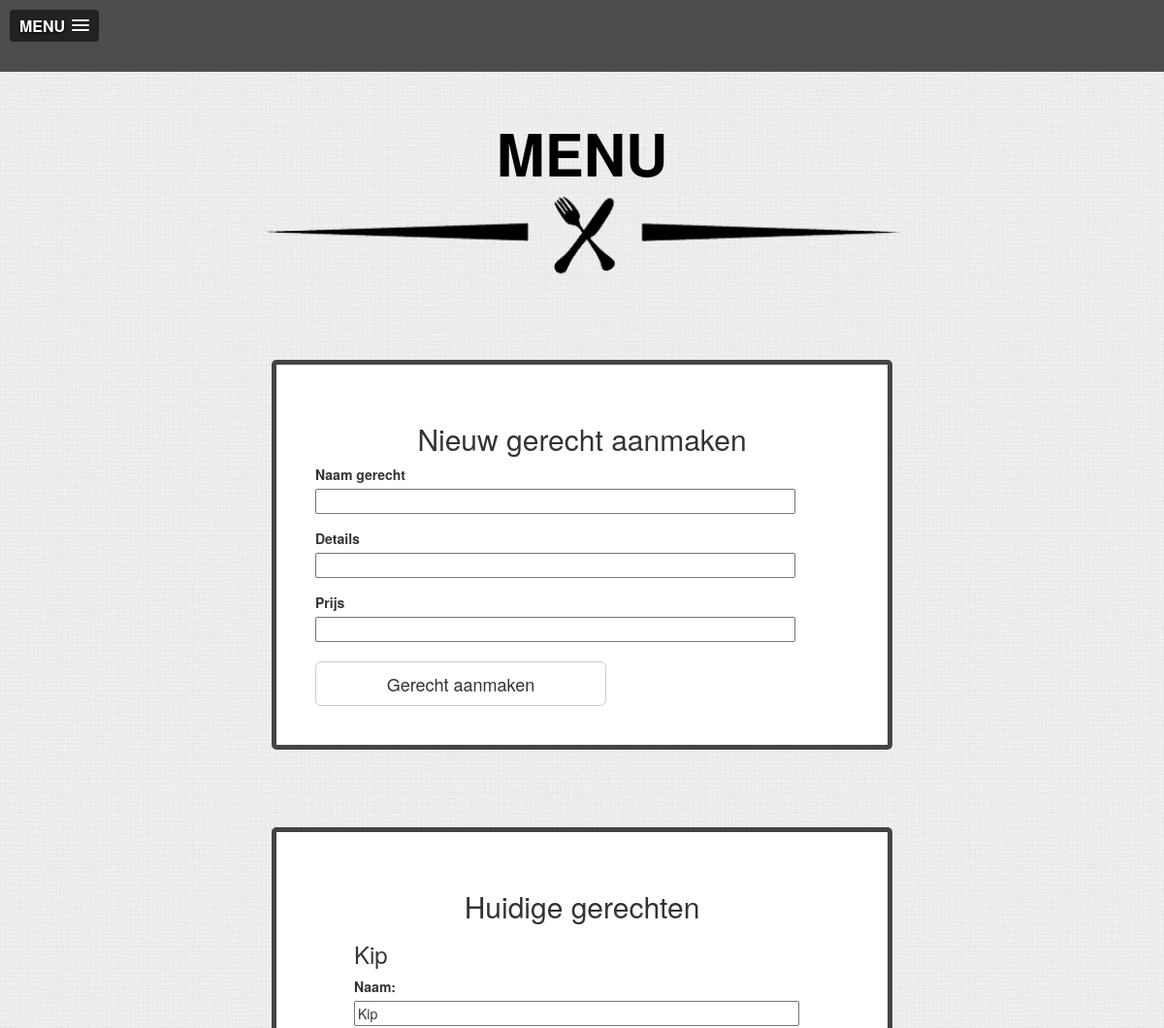
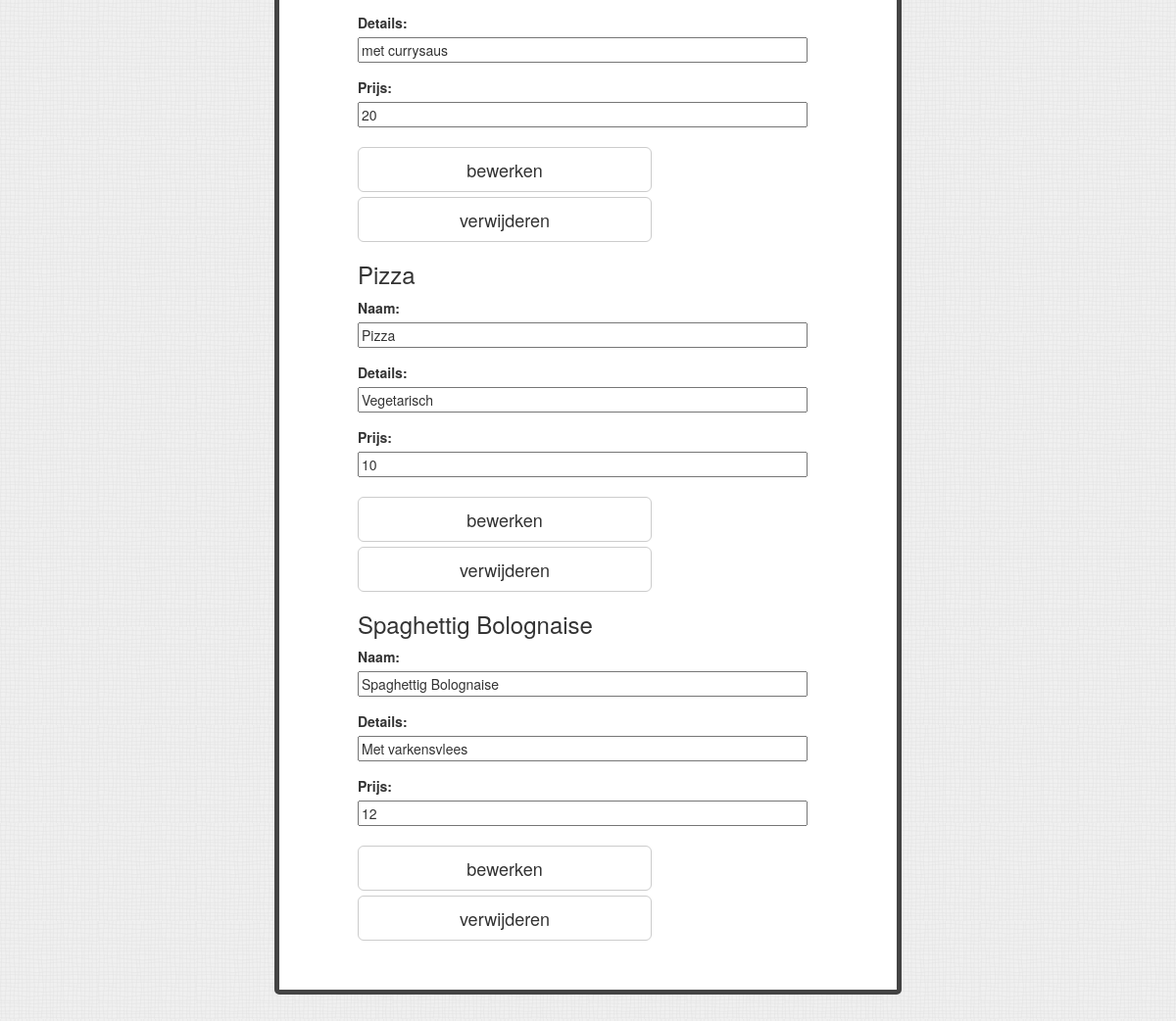
The app's page /menubeheer.php with its own data (2 pictures, top to bottom).
### tables this page shows
CREATE TABLE `nieuwMenu` (
  `id` int(11) NOT NULL AUTO_INCREMENT,
  `Naam` varchar(225) NOT NULL,
  `Details` varchar(225) DEFAULT NULL,
  `Prijs` int(5) NOT NULL,
  PRIMARY KEY (`id`)
);

### classes/nieuwMenu.class.php (called while the page is built, shortened)
<?php
include_once('db.class.php');
class nieuwMenu
{
	public function getAll()
	{
		$db = new Database();
		$sql = "select * from nieuwMenu";
    	return $db->conn->query($sql);
	}
}
?>

### classes/db.class.php (called while the page is built, shortened)
<?php
	class Database
	{
		private $m_sHost = "localhost";
		private $m_sUser = "root";
		private $m_sPassword = "root";
		private $m_sDatabase = "restoapp";
		public function __construct()
		{
			$this->conn = new mysqli($this->m_sHost, $this->m_sUser, $this->m_sPassword, $this->m_sDatabase);
		}
	}
?>

### menubeheer.php (the view, shortened to what this page needs)
<?php
	include_once('classes/db.class.php');
	include_once("classes/nieuwMenu.class.php");
	$nieuwMenu = new nieuwMenu();
?><!doctype html>
<html lang="en">
<head>
	<link rel="stylesheet" href="https://netdna.bootstrapcdn.com/bootstrap/3.1.1/css/bootstrap.min.css">
	<link rel="stylesheet" href="css/style.css">
	<link rel="stylesheet" href="css/slicknav.css">
</head>
<body>
	<?php include_once('nav_include.php') ?>
	<section id="wrapper">
	<h1> MENU </h1>
	<img src="images/line.png" class="headerline" alt="line"/>
	<section class="blok">
	<h2>Nieuw gerecht aanmaken</h1>
	<form action="" method="POST">
	<label for="nieuwMenu">Naam gerecht</label>
	<br/>
	<input type="text" id="nieuwMenu" name="nieuwMenu" />
	<br/>
	<label for="nieuwMenuDetails">Details</label>
	<br/>
	<input type="text" id="nieuwMenuDetails" name="nieuwMenuDetails" >
	<br/>
	<label for="nieuwMenuPrijs">Prijs</label>
	<br/>
	<input type="text" id="nieuwMenuPrijs" name="nieuwMenuPrijs" >
	<br/>
	<input name="btnMenuAanmaken" class='btn btn-lg btn-default' type="submit" value="Gerecht aanmaken" />
	</form>
</section>
<section class="blok">
	<h2>Huidige gerechten</h1>
	<?php
  		$res = $nieuwMenu->getAll();
  		echo "<ul>";
		while($lijstmenu = $res->fetch_assoc())
		{
			echo "<form action='' method='post'>";
			echo "<h3>" . $lijstmenu['Naam'] . "</h3>";
			echo "<li>";
			echo "<label for='gerechtnaam'>Naam: </label>";
			echo "<input type='text' name='gerechtnaam' value='".$lijstmenu['Naam']."'/>";
			echo "<br/>";
			echo "<label for='gerechtdetails'>Details: </label>";
			echo "<input type='text' name='gerechtdetails' value='".$lijstmenu['Details']."'/>";
			echo "<br/>";
			echo "<label for='gerechtprijs'>Prijs: </label>";
			echo "<input type='text' name='gerechtprijs' value='".$lijstmenu['Prijs']."'/>";
			echo "</li>";
			echo "<input type='submit' class='btn btn-lg btn-default' name='btn_edit' value='bewerken' />";
			echo "<input type='submit' class='btn btn-lg btn-default' name='btn_delete' value='verwijderen' />";
			echo "</form>";
		}
		echo "</ul>";
	?>
</section>
</section>
</body>
</html>

### css/style.css (style rules this page uses)
body { background-image: url(../images/bg.png); }
#wrapper { max-width:800px; margin-left: auto; margin-right: auto; }
h1 { text-align:center; font-size:60px; margin-top:50px; font-weight: bold; color:black; }
h2 { text-align: center; }
.headerline { width:100%; }
.blok { width: 80%; margin: 10%; padding:5%; background-color: white; border: 5px solid #444; border-radius: 5px; }
label { display: inline-block; width:100%; }
input[type='text'] { margin-bottom: 15px; width:90%; }
input[type='submit'] { width:100%; max-width: 300px; margin-right: 10px; margin-top: 5px; }
ul { list-style-type: none; }

### records on screen
nieuwmenu: Naam "Kip", gerechtnaam "Kip", gerechtdetails "met currysaus", gerechtprijs "20"
nieuwmenu: Naam "Pizza", gerechtnaam "Pizza", gerechtdetails "Vegetarisch", gerechtprijs "10"
nieuwmenu: Naam "Spaghettig Bolognaise", gerechtnaam "Spaghettig Bolognaise", gerechtdetails "Met varkensvlees", gerechtprijs "12"
